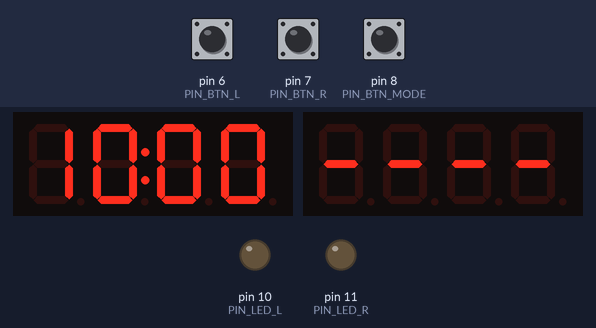
This sketch was run on a simulated Arduino Uno, built with avr-gcc and run on an emulated ATmega328P. On the bench: 2 × 4-digit seven-segment display, output pins drawn as LEDs (lit = HIGH). The test bench sets the inputs (shaded band); at power-on: pin 6 (PIN_BTN_L) HIGH, pin 7 (PIN_BTN_R) HIGH, pin 8 (PIN_BTN_MODE) HIGH.

Above: at 1.2 s.
1.3 s: pin 6 (PIN_BTN_L) pulled LOW for 0.15 s
At 1.6 s:
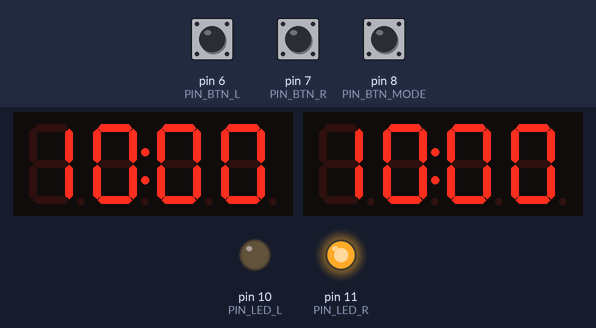
4.4 s: pin 7 (PIN_BTN_R) pulled LOW for 0.15 s
At 5.7 s:
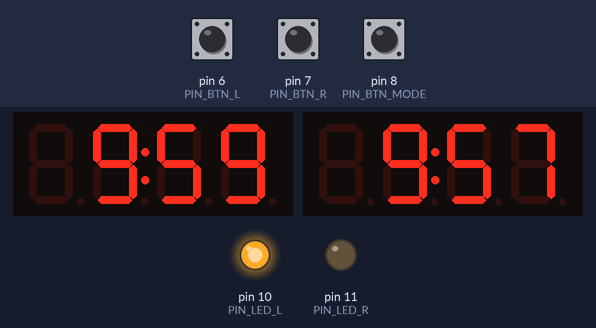
7.5 s: pin 8 (PIN_BTN_MODE) pulled LOW for 0.15 s
At 7.85 s:
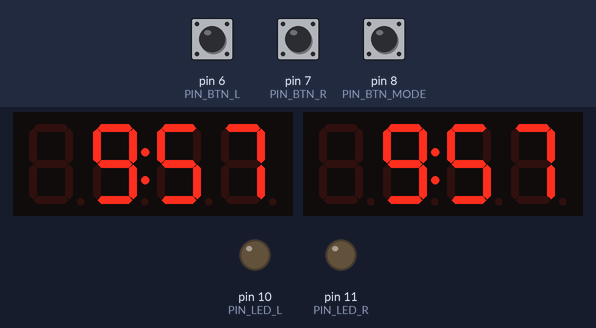
8.2 s: pin 6 (PIN_BTN_L) pulled LOW for 1 s
At 8.6 s:
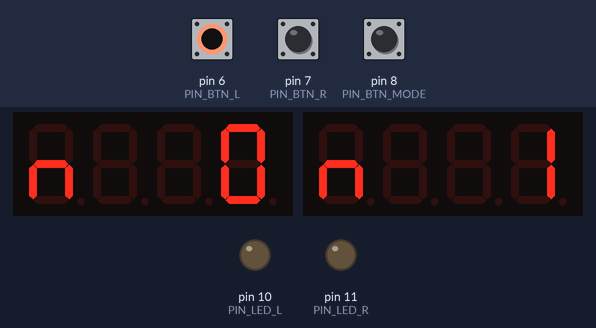
9.8 s: pin 8 (PIN_BTN_MODE) pulled LOW for 1 s
At 12.2 s:
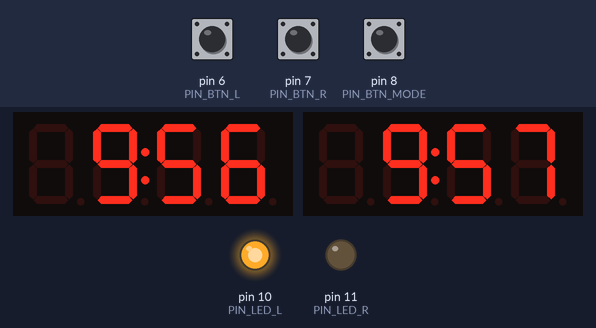
13.0 s: pin 8 (PIN_BTN_MODE) pulled LOW for 3.2 s
At 15.5 s:
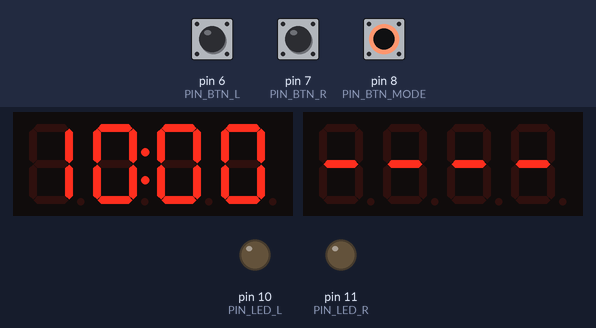
Timing chart, 0 to 17.0 s (numbered marks = the images above; inputs shaded):
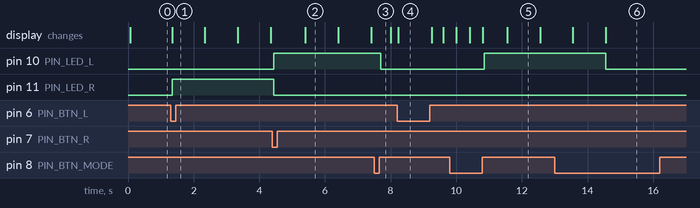

Measured:
- after the input at 1.3 s, pin 11 (PIN_LED_R): LOW → HIGH at once; the display: changes at once (image 1)
- after the input at 4.4 s, pin 10 (PIN_LED_L): LOW → HIGH after 0.05 s; pin 11 (PIN_LED_R): HIGH → LOW after 0.05 s
- after the input at 7.5 s, pin 10 (PIN_LED_L): HIGH → LOW after 0.20 s
- after the input at 8.2 s, the display: changes at once (image 4)
- after the input at 9.8 s, pin 10 (PIN_LED_L): LOW → HIGH after 1.0 s
- after the input at 13.0 s, pin 10 (PIN_LED_L): HIGH → LOW after 1.5 s; the display: first differs from a run without the input after 1.5 s (image 6)

The sketch:

chess_clock.ino
```cpp
/*
  Arduino Chess Clock  (v2)
  -------------------------
  Hardware:
    - Arduino Uno / Nano
    - 2x TM1637 4-digit 7-segment display (the "clock" kind with a colon)
    - 2x player buttons (big arcade buttons or lever microswitches)
    - 1x mode button (small tactile / 12 mm panel button)
    - 1x passive buzzer
    - 2x LEDs + 220 ohm resistors (shows whose turn it is)

  All buttons are wired between the pin and GND (internal pull-ups are used).

  Timing modes (picked per preset):
    In  = Fischer increment : bonus added to your clock after every move.
    dL  = Simple (US) delay : your clock waits <bonus> seconds each turn
                              before it starts counting down. Your turn
                              LED blinks fast while the delay is running.
    br  = Bronstein delay   : clock runs immediately; after your move you get
                              back the time you used, up to <bonus> seconds.
    --  = Sudden death (no bonus).

  Controls:
    SETUP    : MODE (short) cycles presets. Left display = base time,
               right display = timing mode + bonus seconds.
               Either player button starts the game. Pressing YOUR button
               starts your OPPONENT's clock (so Black presses to start White).
    RUNNING  : Press your button to end your turn. MODE (short) pauses.
    PAUSED   : MODE (short) resumes. The paused side blinks.
               Hold either player button to see move counts ("n 23").
    FLAGGED  : The side that ran out blinks 0:00. Hold a player button to see
               move counts. MODE returns to setup.
    Anywhere : Hold MODE for 1.5 s to reset to setup.

  Display:
    - Normal:      M:SS / MM:SS
    - Under 20 s:  seconds + tenths. On colon-style modules this reads "19:5 "
                   (seconds, colon, tenths). If your module has decimal points
                   instead of a colon, set DISPLAY_HAS_DP = true for " 19.5".

  Low-time warning:
    - One longer beep when a clock drops below LOW_TIME_WARN_MS (10 s).
    - A short tick every second for the last LOW_TIME_TICK_SECS (5) seconds.

  Library: "TM1637" by Avishay Orpaz (Library Manager -> search TM1637Display)
*/

#include <TM1637Display.h>

// ---------- Pins ----------
const uint8_t PIN_L_CLK = 2, PIN_L_DIO = 3;
const uint8_t PIN_R_CLK = 4, PIN_R_DIO = 5;
const uint8_t PIN_BTN_L = 6, PIN_BTN_R = 7, PIN_BTN_MODE = 8;
const uint8_t PIN_BUZZER = 9;
const uint8_t PIN_LED_L = 10, PIN_LED_R = 11;

// ---------- Settings ----------
const bool CLICK_SOUND = false;              // short tick on every move
const bool DISPLAY_HAS_DP = false;           // true if module has decimal points, not a colon
const unsigned long DEBOUNCE_MS = 25;
const unsigned long LONG_PRESS_MS = 1500;
const uint8_t BRIGHTNESS = 5;                // 0..7
const long TENTHS_BELOW_MS = 20000;          // show tenths under this
const long LOW_TIME_WARN_MS = 10000;         // one warning beep (0 = off)
const uint8_t LOW_TIME_TICK_SECS = 5;        // tick each second below this (0 = off)

enum TimingMode { FISCHER, DELAY, BRONSTEIN };

struct Preset { uint8_t minutes; uint8_t bonusSec; TimingMode mode; };
const Preset PRESETS[] = {
  {1,  0,  FISCHER},     // 1 min bullet
  {2,  1,  FISCHER},     // 2+1 bullet
  {3,  0,  FISCHER},     // 3 min blitz
  {3,  2,  FISCHER},     // 3+2 blitz
  {3,  2,  DELAY},       // 3 d2
  {5,  0,  FISCHER},     // 5 min blitz
  {5,  3,  FISCHER},     // 5+3 blitz
  {5,  5,  DELAY},       // G/5 d5 (US blitz)
  {5,  3,  BRONSTEIN},   // 5 br3
  {10, 0,  FISCHER},     // 10 min rapid
  {10, 5,  FISCHER},     // 10+5 rapid
  {15, 10, FISCHER},     // 15+10 rapid
  {25, 5,  DELAY},       // G/25 d5
  {30, 0,  FISCHER},     // 30 min
  {90, 30, FISCHER},     // 90+30 classical
  {90, 30, DELAY},       // G/90 d30
};
const uint8_t NUM_PRESETS = sizeof(PRESETS) / sizeof(PRESETS[0]);
uint8_t presetIdx = 9;                       // default 10+0

// ---------- State ----------
TM1637Display dispL(PIN_L_CLK, PIN_L_DIO);
TM1637Display dispR(PIN_R_CLK, PIN_R_DIO);

enum State { SETUP, RUNNING, PAUSED, FLAGGED };
State state = SETUP;

const uint8_t SIDE_L = 0, SIDE_R = 1, SIDE_NONE = 2;
long remaining[2];                           // ms left per side
uint16_t moves[2];                           // moves completed per side
bool warned[2];                              // low-time warning already given
uint8_t lastTickSec[2];                      // last second we ticked on
uint8_t active = SIDE_NONE;
unsigned long turnUsed = 0;                  // ms used in the current turn (excludes pauses)
unsigned long lastTick = 0;

// ---------- Buttons ----------
enum BtnEvent { EV_NONE, EV_PRESS, EV_SHORT, EV_LONG };

struct Button {
  uint8_t pin;
  bool down;
  bool longFired;
  unsigned long changedAt;
};

Button btnL    = {PIN_BTN_L,    false, false, 0};
Button btnR    = {PIN_BTN_R,    false, false, 0};
Button btnMode = {PIN_BTN_MODE, false, false, 0};

// Registers a change immediately, then ignores bounces for DEBOUNCE_MS.
// EV_PRESS fires on press, EV_SHORT on release of a short press,
// EV_LONG once while held past LONG_PRESS_MS.
BtnEvent updateButton(Button &b) {
  unsigned long now = millis();
  bool raw = digitalRead(b.pin) == LOW;

  if (raw != b.down && now - b.changedAt >= DEBOUNCE_MS) {
    b.down = raw;
    b.changedAt = now;
    if (raw) {
      b.longFired = false;
      return EV_PRESS;
    }
    return b.longFired ? EV_NONE : EV_SHORT;
  }

  if (b.down && !b.longFired && now - b.changedAt >= LONG_PRESS_MS) {
    b.longFired = true;
    return EV_LONG;
  }
  return EV_NONE;
}

// ---------- Display helpers ----------
const uint8_t SEG_BLANK = 0;
const uint8_t CH_I = SEG_E | SEG_F;
const uint8_t CH_n = SEG_C | SEG_E | SEG_G;
const uint8_t CH_d = SEG_B | SEG_C | SEG_D | SEG_E | SEG_G;
const uint8_t CH_L = SEG_D | SEG_E | SEG_F;
const uint8_t CH_b = SEG_C | SEG_D | SEG_E | SEG_F | SEG_G;
const uint8_t CH_r = SEG_E | SEG_G;
const uint8_t CH_DASH = SEG_G;

TM1637Display &displayFor(uint8_t side) {
  return side == SIDE_L ? dispL : dispR;
}

// Normal: M:SS / MM:SS, rounded up so 0:00 only appears at the flag.
// Under TENTHS_BELOW_MS: seconds + tenths.
void showTime(TM1637Display &d, long ms, bool visible) {
  if (!visible) { d.clear(); return; }
  if (ms < 0) ms = 0;
  uint8_t seg[4];

  unsigned long tenths = ((unsigned long)ms + 99UL) / 100UL;
  if (tenths < (unsigned long)(TENTHS_BELOW_MS / 100)) {
    uint8_t s = tenths / 10;
    uint8_t t = tenths % 10;
    if (DISPLAY_HAS_DP) {                    // " 19.5"
      seg[0] = SEG_BLANK;
      seg[1] = s >= 10 ? d.encodeDigit(s / 10) : SEG_BLANK;
      seg[2] = d.encodeDigit(s % 10) | 0x80;
      seg[3] = d.encodeDigit(t);
    } else {                                 // "19:5 "
      seg[0] = s >= 10 ? d.encodeDigit(s / 10) : SEG_BLANK;
      seg[1] = d.encodeDigit(s % 10) | 0x80;
      seg[2] = d.encodeDigit(t);
      seg[3] = SEG_BLANK;
    }
    d.setSegments(seg);
    return;
  }

  unsigned long secs = ((unsigned long)ms + 999UL) / 1000UL;
  unsigned long mm = secs / 60;
  if (mm > 99) mm = 99;
  uint8_t ss = secs % 60;

  seg[0] = mm >= 10 ? d.encodeDigit(mm / 10) : SEG_BLANK;
  seg[1] = d.encodeDigit(mm % 10) | 0x80;    // colon (or DP after digit 2)
  seg[2] = d.encodeDigit(ss / 10);
  seg[3] = d.encodeDigit(ss % 10);
  d.setSegments(seg);
}

// Two letters + right-aligned 2-digit number, e.g. "In 5", "dL30", "br 3".
void showTagged(TM1637Display &d, uint8_t c0, uint8_t c1, uint8_t num) {
  uint8_t seg[4];
  seg[0] = c0;
  seg[1] = c1;
  seg[2] = num >= 10 ? d.encodeDigit((num / 10) % 10) : SEG_BLANK;
  seg[3] = d.encodeDigit(num % 10);
  d.setSegments(seg);
}

void showMode(TM1637Display &d, const Preset &p) {
  if (p.bonusSec == 0) {
    uint8_t seg[4] = {CH_DASH, CH_DASH, CH_DASH, CH_DASH};
    d.setSegments(seg);
    return;
  }
  switch (p.mode) {
    case FISCHER:   showTagged(d, CH_I, CH_n, p.bonusSec); break;
    case DELAY:     showTagged(d, CH_d, CH_L, p.bonusSec); break;
    case BRONSTEIN: showTagged(d, CH_b, CH_r, p.bonusSec); break;
  }
}

// "n 23", "n123"
void showMoves(TM1637Display &d, uint16_t n) {
  if (n > 999) n = 999;
  uint8_t seg[4];
  seg[0] = CH_n;
  seg[1] = n >= 100 ? d.encodeDigit(n / 100) : SEG_BLANK;
  seg[2] = n >= 10 ? d.encodeDigit((n / 10) % 10) : SEG_BLANK;
  seg[3] = d.encodeDigit(n % 10);
  d.setSegments(seg);
}

// ---------- Game logic ----------
const Preset &P() { return PRESETS[presetIdx]; }
long bonusMs() { return (long)P().bonusSec * 1000L; }

void loadPreset() {
  long base = (long)P().minutes * 60000L;
  for (uint8_t s = SIDE_L; s <= SIDE_R; s++) {
    remaining[s] = base;
    moves[s] = 0;
    warned[s] = false;
    lastTickSec[s] = 255;
  }
}

void enterSetup() {
  state = SETUP;
  active = SIDE_NONE;
  noTone(PIN_BUZZER);
  loadPreset();
}

void startClock(uint8_t side) {
  active = side;
  turnUsed = 0;
  state = RUNNING;
  lastTick = millis();
  if (CLICK_SOUND) tone(PIN_BUZZER, 3000, 15);
}

void endTurn() {
  switch (P().mode) {
    case FISCHER:
      remaining[active] += bonusMs();
      break;
    case BRONSTEIN:
      remaining[active] += ((long)turnUsed < bonusMs()) ? (long)turnUsed : bonusMs();
      break;
    case DELAY:
      break;                                 // delay time was never charged
  }
  moves[active]++;

  // Re-arm the low-time warning if the bonus lifted us back above it.
  if (remaining[active] > LOW_TIME_WARN_MS) warned[active] = false;
  lastTickSec[active] = 255;

  active = (active == SIDE_L) ? SIDE_R : SIDE_L;
  turnUsed = 0;
  if (CLICK_SOUND) tone(PIN_BUZZER, 3000, 15);
}

void lowTimeAlerts() {
  long r = remaining[active];
  if (LOW_TIME_WARN_MS > 0 && !warned[active] && r <= LOW_TIME_WARN_MS) {
    warned[active] = true;
    tone(PIN_BUZZER, 1800, 250);
    return;
  }
  if (LOW_TIME_TICK_SECS > 0) {
    uint8_t s = (uint8_t)(((unsigned long)r + 999UL) / 1000UL);   // r <= a few s here
    if (r <= (long)LOW_TIME_TICK_SECS * 1000L && s != lastTickSec[active]) {
      lastTickSec[active] = s;
      tone(PIN_BUZZER, 2500, 30);
    }
  }
}

void tick() {
  unsigned long now = millis();
  if (state == RUNNING) {
    unsigned long dt = now - lastTick;
    long charge = (long)dt;

    if (P().mode == DELAY) {
      // Only the part of this turn beyond the delay is charged.
      long d = bonusMs();
      long before = (long)turnUsed - d;  if (before < 0) before = 0;
      long after  = (long)(turnUsed + dt) - d;  if (after < 0) after = 0;
      charge = after - before;
    }
    turnUsed += dt;
    remaining[active] -= charge;

    if (remaining[active] <= 0) {
      remaining[active] = 0;
      state = FLAGGED;
      tone(PIN_BUZZER, 880, 1500);
    } else {
      lowTimeAlerts();
    }
  }
  lastTick = now;
}

void render() {
  static unsigned long lastRender = 0;
  unsigned long now = millis();
  if (now - lastRender < 50) return;         // ~20 fps
  lastRender = now;

  bool blinkOn = (now / 400) % 2;
  bool blinkFast = (now / 125) % 2;

  if (state == SETUP) {
    showTime(dispL, (long)P().minutes * 60000L, true);
    showMode(dispR, P());
  } else if ((state == PAUSED || state == FLAGGED) && (btnL.down || btnR.down)) {
    showMoves(dispL, moves[SIDE_L]);
    showMoves(dispR, moves[SIDE_R]);
  } else {
    for (uint8_t side = SIDE_L; side <= SIDE_R; side++) {
      bool visible = true;
      if ((state == PAUSED || state == FLAGGED) && side == active) visible = blinkOn;
      showTime(displayFor(side), remaining[side], visible);
    }
  }

  bool inDelay = state == RUNNING && P().mode == DELAY && (long)turnUsed < bonusMs();
  bool ledOn = inDelay ? blinkFast : true;
  digitalWrite(PIN_LED_L, state == RUNNING && active == SIDE_L && ledOn);
  digitalWrite(PIN_LED_R, state == RUNNING && active == SIDE_R && ledOn);
}

// ---------- Arduino ----------
void setup() {
  pinMode(PIN_BTN_L, INPUT_PULLUP);
  pinMode(PIN_BTN_R, INPUT_PULLUP);
  pinMode(PIN_BTN_MODE, INPUT_PULLUP);
  pinMode(PIN_LED_L, OUTPUT);
  pinMode(PIN_LED_R, OUTPUT);
  pinMode(PIN_BUZZER, OUTPUT);

  dispL.setBrightness(BRIGHTNESS);
  dispR.setBrightness(BRIGHTNESS);

  enterSetup();
}

void loop() {
  tick();

  BtnEvent eL = updateButton(btnL);
  BtnEvent eR = updateButton(btnR);
  BtnEvent eM = updateButton(btnMode);

  if (eM == EV_LONG) enterSetup();

  switch (state) {
    case SETUP:
      if (eM == EV_SHORT) {
        presetIdx = (presetIdx + 1) % NUM_PRESETS;
        loadPreset();
      }
      if (eL == EV_PRESS)      startClock(SIDE_R);  // left pressed -> right's clock runs
      else if (eR == EV_PRESS) startClock(SIDE_L);
      break;

    case RUNNING:
      if (eM == EV_SHORT) state = PAUSED;
      else if (eL == EV_PRESS && active == SIDE_L) endTurn();
      else if (eR == EV_PRESS && active == SIDE_R) endTurn();
      break;

    case PAUSED:
      if (eM == EV_SHORT) state = RUNNING;   // tick() keeps lastTick fresh, so no time jump
      break;

    case FLAGGED:
      if (eM == EV_SHORT) enterSetup();
      break;
  }

  render();
}
```
